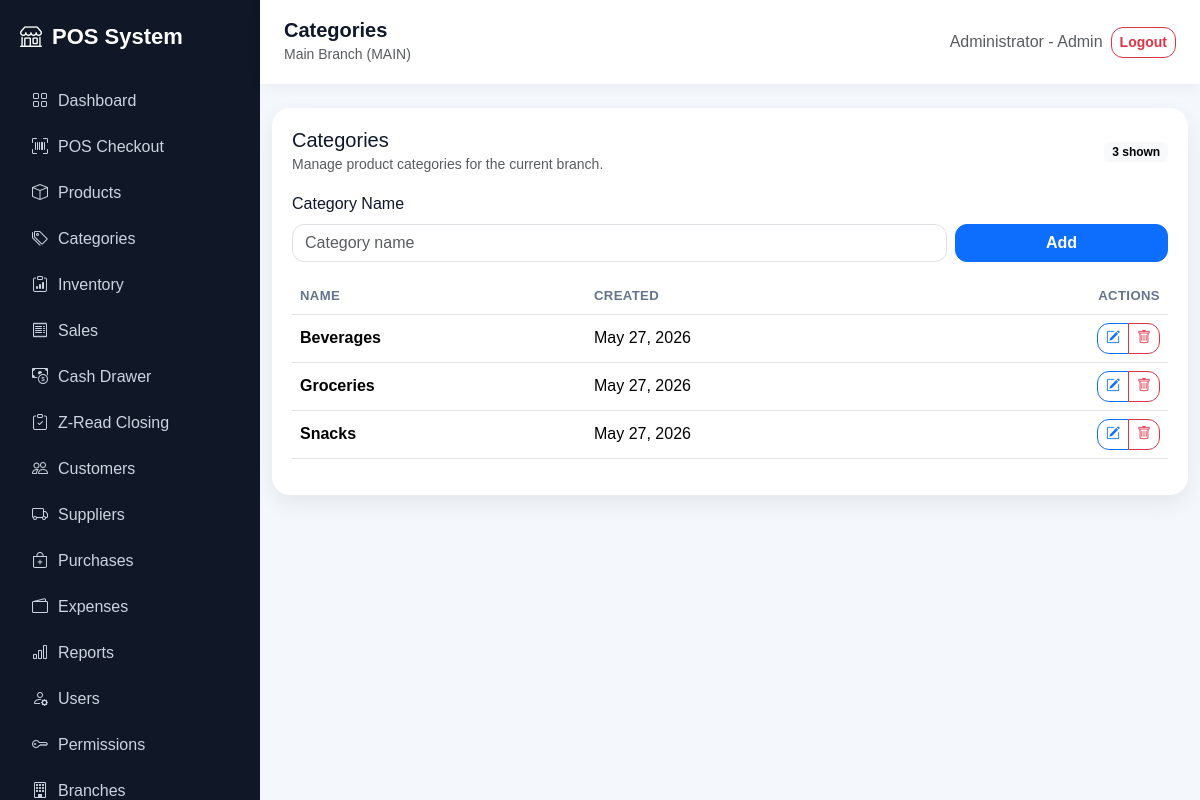
Screenshot of /categories/index.php (signed in) with the database file from the repository.
### tables this page shows
CREATE TABLE categories (
  id INT AUTO_INCREMENT PRIMARY KEY,
  branch_id INT NOT NULL,
  name VARCHAR(120) NOT NULL,
  created_at TIMESTAMP DEFAULT CURRENT_TIMESTAMP,
  FOREIGN KEY (branch_id) REFERENCES branches(id) ON DELETE CASCADE
);

### config/app.php (called while the page is built, shortened)
<?php
function app_url(string $path = ''): string
{
    return BASE_URL . ltrim($path, '/');
}

### categories/index.php (the view, shortened to what this page needs)
<?php
require_once __DIR__ . '/../config/database.php';
$branchId = current_branch_id();
$oldName = '';
$stmt = $pdo->prepare('SELECT id, name, created_at FROM categories WHERE branch_id = ? ORDER BY name');
$stmt->execute([$branchId]);
$categories = $stmt->fetchAll();
include __DIR__ . '/../includes/header.php';
?>
<div class="table-card">
    <div class="d-flex flex-column flex-md-row justify-content-between align-items-md-center gap-3 mb-3">
        <div>
            <h5 class="mb-0">Categories</h5>
            <small class="text-muted">Manage product categories for the current branch.</small>
        </div>
        <span class="badge text-bg-light"><?= count($categories) ?> shown</span>
    </div>
    <form method="post" action="<?= app_url('categories/index.php') ?>" class="row g-2 align-items-end mb-3">
        <div class="col-md-9">
            <label class="form-label">Category Name</label>
            <input class="form-control" name="name" placeholder="Category name" value="<?= htmlspecialchars($oldName) ?>" required maxlength="120">
        </div>
        <div class="col-md-3 d-grid">
            <button class="btn btn-primary">Add</button>
        </div>
    </form>
    <table class="table align-middle">
        <thead>
            <tr>
                <th>Name</th>
                <th>Created</th>
                <th class="text-end">Actions</th>
            </tr>
        </thead>
        <tbody>
            <?php foreach ($categories as $category): ?>
                <tr>
                    <td class="fw-semibold"><?= htmlspecialchars($category['name']) ?></td>
                    <td><?= htmlspecialchars(date('M d, Y', strtotime($category['created_at']))) ?></td>
                    <td class="text-end">
                        <div class="btn-group btn-group-sm" role="group" aria-label="Category actions">
                            <a class="btn btn-outline-primary" href="<?= app_url('categories/edit.php?id=' . (int)$category['id']) ?>">
                                <i class="bi bi-pencil-square"></i>
                            </a>
                            <a class="btn btn-outline-danger" href="<?= app_url('categories/index.php?delete=' . (int)$category['id']) ?>" onclick="return confirm('Delete category?')">
                                <i class="bi bi-trash"></i>
                            </a>
                        </div>
                    </td>
                </tr>
            <?php endforeach; ?>
        </tbody>
    </table>
</div>
<?php include __DIR__ . '/../includes/footer.php'; ?>

### assets/css/app.css (style rules this page uses)
:root { --sidebar:#101827; --primary:#2563eb; --bg:#f4f7fb; }
body { background: var(--bg); font-family: Arial, sans-serif; }
.table-card { background:#fff; border-radius:18px; padding:20px; box-shadow:0 8px 22px rgba(15,23,42,.07); }
* { box-sizing: border-box; }
html { scroll-behavior: smooth; }
body { color: #0f172a; }
.card, .table-card, .soft-card, .stat-card { transition: transform .18s ease, box-shadow .18s ease; }
.table th { white-space: nowrap; font-size: .82rem; color: #64748b; text-transform: uppercase; letter-spacing: .03em; }
.form-control, .form-select, .btn { border-radius: 12px; }
.btn { font-weight: 600; }

### rows the page displays
categories: name "Beverages", created_at "May 27, 2026"
categories: name "Groceries", created_at "May 27, 2026"
categories: name "Snacks", created_at "May 27, 2026"

### other values shown
$link['label'] "Dashboard"
$link['label'] "POS Checkout"
$link['label'] "Products"
$link['label'] "Categories"
$link['label'] "Inventory"
$link['label'] "Sales"
$link['label'] "Cash Drawer"
$link['label'] "Z-Read Closing"
$link['label'] "Customers"
$link['label'] "Suppliers"
$link['label'] "Purchases"
$link['label'] "Expenses"
$link['label'] "Reports"
$link['label'] "Users"
$link['label'] "Permissions"
